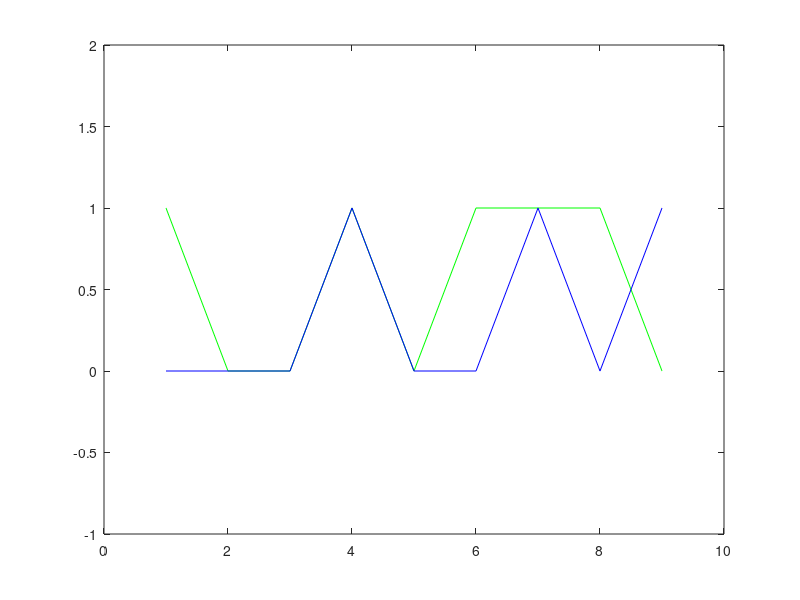

The MATLAB script that drew this image: (Note: this script raises an error after producing the figure.)

clear;

train1 = [1 0 0 1 0 1 1 1 0];
train2 = [0 0 0 1 0 0 1 0 1];

figure()
plot(train1,'g')
hold on;
plot(train2,'b')
hold off;
ylim([-1 2])

P1 = [];
P2 = [];
mutualInformation = [];

spiketimes1=train1;
spiketimes2=train2;

    i=0;
    for dt=0:0
        i=i+1;
        P_1_2=getBivarDist(spiketimes1,spiketimes2,dt);
        P_1=getUnivarDist(spiketimes1);
        P_2=getUnivarDist(spiketimes2);
        entropy_sigA=getEntropy(P_1);
        entropy_sigB=getEntropy(P_2);
        entropy_sigA_sigB=getEntropy(P_1_2);
        mutualInformation=mutualinfo(spiketimes1,spiketimes2,dt);
    end
    
    P1 = [P1;entropy_sigA];
    P2 = [P2;entropy_sigB];

disp(mutualInformation);








